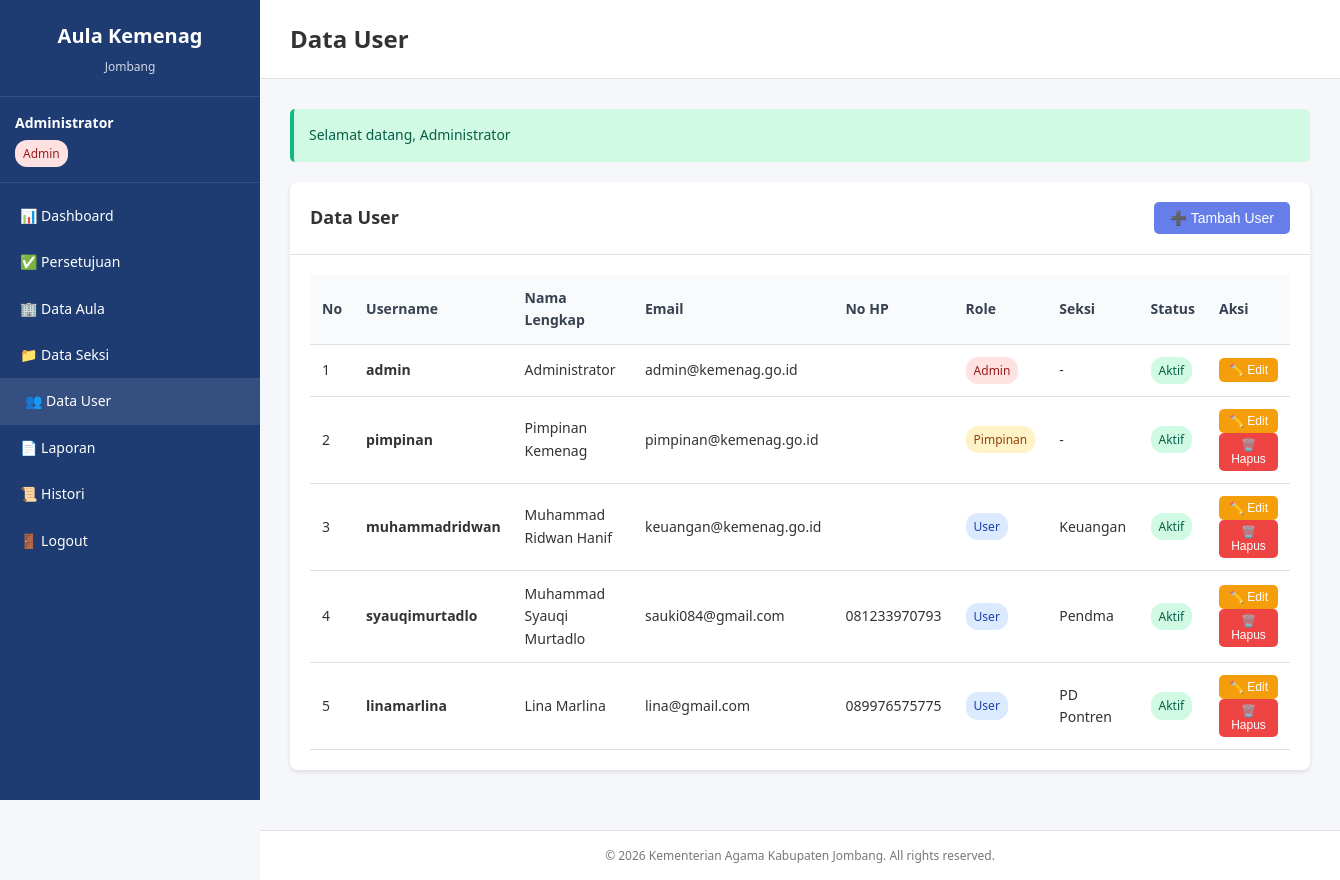
The page /admin/users.php (signed in) on the database its author committed.
### tables this page shows
CREATE TABLE `users` (
  `id` int NOT NULL,
  `username` varchar(50) NOT NULL,
  `password` varchar(255) NOT NULL,
  `nama_lengkap` varchar(100) NOT NULL,
  `email` varchar(100) DEFAULT NULL,
  `no_hp` varchar(20) DEFAULT NULL,
  `role_id` int NOT NULL,
  `seksi_id` int DEFAULT NULL,
  `status` enum('aktif','nonaktif') DEFAULT 'aktif',
  `created_at` timestamp NULL DEFAULT CURRENT_TIMESTAMP,
  `updated_at` timestamp NULL DEFAULT CURRENT_TIMESTAMP ON UPDATE CURRENT_TIMESTAMP
);

CREATE TABLE `roles` (
  `id` int NOT NULL,
  `nama_role` varchar(50) NOT NULL,
  `created_at` timestamp NULL DEFAULT CURRENT_TIMESTAMP
);

CREATE TABLE `seksi` (
  `id` int NOT NULL,
  `nama_seksi` varchar(100) NOT NULL,
  `keterangan` text,
  `created_at` timestamp NULL DEFAULT CURRENT_TIMESTAMP,
  `updated_at` timestamp NULL DEFAULT CURRENT_TIMESTAMP ON UPDATE CURRENT_TIMESTAMP
);

### admin/users.php (the view, shortened to what this page needs)
<?php
require_once '../config/database.php';
$query = "SELECT u.*, r.nama_role, s.nama_seksi
          FROM users u
          LEFT JOIN roles r ON u.role_id = r.id
          LEFT JOIN seksi s ON u.seksi_id = s.id
          ORDER BY u.id ASC";
$result = mysqli_query($conn, $query);
include '../includes/header.php';
?>
<div class="card">
    <div class="card-header">
        <h3>Data User</h3>
        <button class="btn btn-primary" onclick="showModal('add')">➕ Tambah User</button>
    </div>
    <div class="card-body">
        <div class="table-responsive">
            <table class="table">
                <thead>
                    <tr>
                        <th>No</th>
                        <th>Username</th>
                        <th>Nama Lengkap</th>
                        <th>Email</th>
                        <th>No HP</th>
                        <th>Role</th>
                        <th>Seksi</th>
                        <th>Status</th>
                        <th>Aksi</th>
                    </tr>
                </thead>
                <tbody>
                    <?php
                    $no = 1;
                    while ($row = mysqli_fetch_assoc($result)):
                    ?>
                    <tr>
                        <td><?php echo $no++; ?></td>
                        <td><strong><?php echo $row['username']; ?></strong></td>
                        <td><?php echo $row['nama_lengkap']; ?></td>
                        <td><?php echo $row['email']; ?></td>
                        <td><?php echo $row['no_hp']; ?></td>
                        <td>
                            <span class="badge badge-<?php echo $row['role_id'] == 1 ? 'danger' : ($row['role_id'] == 2 ? 'warning' : 'primary'); ?>">
                                <?php echo $row['nama_role']; ?>
                            </span>
                        </td>
                        <td><?php echo $row['nama_seksi'] ?? '-'; ?></td>
                        <td>
                            <span class="badge badge-<?php echo $row['status'] == 'aktif' ? 'success' : 'secondary'; ?>">
                                <?php echo ucfirst($row['status']); ?>
                            </span>
                        </td>
                        <td>
                            <button class="btn btn-sm btn-warning" onclick="editUser(<?php echo htmlspecialchars(json_encode($row)); ?>)">
                                ✏️ Edit
                            </button>
                            <?php if ($row['id'] != $_SESSION['user_id']): ?>
                            <button class="btn btn-sm btn-danger" onclick="hapusUser(<?php echo $row['id']; ?>, '<?php echo $row['username']; ?>')">
                                🗑️ Hapus
                            </button>
                            <?php endif; ?>
                        </td>
                    </tr>
                    <?php endwhile; ?>
                </tbody>
            </table>
        </div>
    </div>
</div>
<?php include '../includes/footer.php'; ?>

### assets/css/style.css (style rules this page uses)
* { margin: 0; padding: 0; box-sizing: border-box; }
body { font-family: "Segoe UI", Tahoma, Geneva, Verdana, sans-serif; font-size: 14px; line-height: 1.6; color: #333; background: #f5f7fa; }
.card { background: white; border-radius: 8px; box-shadow: 0 2px 4px rgba(0, 0, 0, 0.1); margin-bottom: 30px; overflow: hidden; }
.card-header { padding: 20px; border-bottom: 1px solid #e0e0e0; display: flex; justify-content: space-between; align-items: center; }
.card-header h3 { font-size: 18px; color: #333; }
.card-body { padding: 20px; }
.btn { padding: 8px 16px; border: none; border-radius: 5px; cursor: pointer; font-size: 14px; text-decoration: none; display: inline-block; transition: all 0.3s; }
.btn-primary { background: #667eea; color: white; }
.btn-danger { background: #ef4444; color: white; }
.btn-warning { background: #f59e0b; color: white; }
.btn-sm { padding: 5px 10px; font-size: 12px; }
.table-responsive { overflow-x: auto; }
.table { width: 100%; border-collapse: collapse; }
.table th, .table td { padding: 12px; text-align: left; border-bottom: 1px solid #e0e0e0; }
.table thead th { background: #f9fafb; font-weight: 600; color: #374151; }
.badge { padding: 4px 8px; border-radius: 12px; font-size: 12px; font-weight: 500; display: inline-block; }
.badge-primary { background: #dbeafe; color: #1e40af; }
.badge-success { background: #d1fae5; color: #065f46; }
.badge-danger { background: #fee2e2; color: #991b1b; }
.badge-warning { background: #fef3c7; color: #92400e; }

### rows shown on the page
users: username "admin", nama_lengkap "Administrator", email "admin@kemenag.go.id", role.nama_role "Admin", nama_seksi "-", status "Aktif"
users: username "pimpinan", nama_lengkap "Pimpinan Kemenag", email "pimpinan@kemenag.go.id", role.nama_role "Pimpinan", nama_seksi "-", status "Aktif"
users: username "muhammadridwan", nama_lengkap "Muhammad Ridwan Hanif", email "keuangan@kemenag.go.id", role.nama_role "User", seksi.nama_seksi "Keuangan", status "Aktif"
users: username "syauqimurtadlo", nama_lengkap "Muhammad Syauqi Murtadlo", email "sauki084@gmail.com", no_hp "081233970793", role.nama_role "User", seksi.nama_seksi "Pendma", status "Aktif"
users: username "linamarlina", nama_lengkap "Lina Marlina", email "lina@gmail.com", no_hp "089976575775", role.nama_role "User", seksi.nama_seksi "PD Pontren", status "Aktif"

### other values the page prints
$_SESSION['nama_lengkap'] "Administrator"
$_SESSION['nama_role'] "Admin"
$page_title "Data User"
$flash['message'] "Selamat datang, Administrator"
